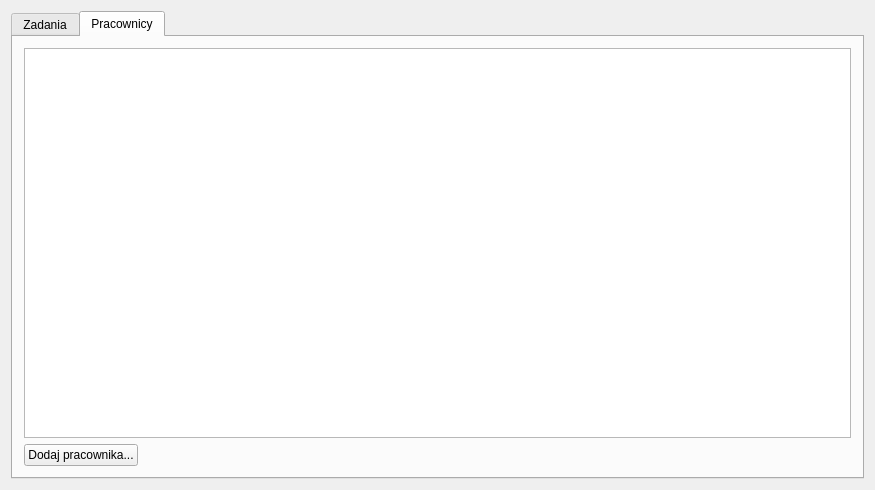
<?xml version="1.0" encoding="UTF-8"?>
<ui version="4.0">
 <class>MainWindow</class>
 <widget class="QDialog" name="MainWindow">
  <property name="geometry">
   <rect>
    <x>0</x>
    <y>0</y>
    <width>875</width>
    <height>490</height>
   </rect>
  </property>
  <property name="windowTitle">
   <string>Stacja szefa</string>
  </property>
  <layout class="QHBoxLayout" name="horizontalLayout">
   <item>
    <widget class="QTabWidget" name="tabWidget">
     <property name="sizePolicy">
      <sizepolicy hsizetype="MinimumExpanding" vsizetype="MinimumExpanding">
       <horstretch>0</horstretch>
       <verstretch>0</verstretch>
      </sizepolicy>
     </property>
     <property name="currentIndex">
      <number>1</number>
     </property>
     <widget class="QWidget" name="tasksTab">
      <property name="sizePolicy">
       <sizepolicy hsizetype="MinimumExpanding" vsizetype="MinimumExpanding">
        <horstretch>0</horstretch>
        <verstretch>0</verstretch>
       </sizepolicy>
      </property>
      <attribute name="title">
       <string>Zadania</string>
      </attribute>
      <layout class="QVBoxLayout" name="verticalLayout">
       <item>
        <widget class="QTableView" name="tasksView">
         <property name="sizePolicy">
          <sizepolicy hsizetype="MinimumExpanding" vsizetype="MinimumExpanding">
           <horstretch>0</horstretch>
           <verstretch>0</verstretch>
          </sizepolicy>
         </property>
        </widget>
       </item>
       <item>
        <widget class="QPushButton" name="newTaskButton">
         <property name="sizePolicy">
          <sizepolicy hsizetype="Fixed" vsizetype="Fixed">
           <horstretch>0</horstretch>
           <verstretch>0</verstretch>
          </sizepolicy>
         </property>
         <property name="text">
          <string>Dodaj zadanie...</string>
         </property>
        </widget>
       </item>
      </layout>
     </widget>
     <widget class="QWidget" name="employeesTab">
      <attribute name="title">
       <string>Pracownicy</string>
      </attribute>
      <layout class="QVBoxLayout" name="verticalLayout_2">
       <item>
        <widget class="QTableView" name="employeesView"/>
       </item>
       <item>
        <widget class="QPushButton" name="addEmployeeButton">
         <property name="sizePolicy">
          <sizepolicy hsizetype="Fixed" vsizetype="Fixed">
           <horstretch>0</horstretch>
           <verstretch>0</verstretch>
          </sizepolicy>
         </property>
         <property name="text">
          <string>Dodaj pracownika...</string>
         </property>
        </widget>
       </item>
      </layout>
     </widget>
    </widget>
   </item>
  </layout>
 </widget>
 <layoutdefault spacing="6" margin="11"/>
 <resources/>
 <connections/>
</ui>
